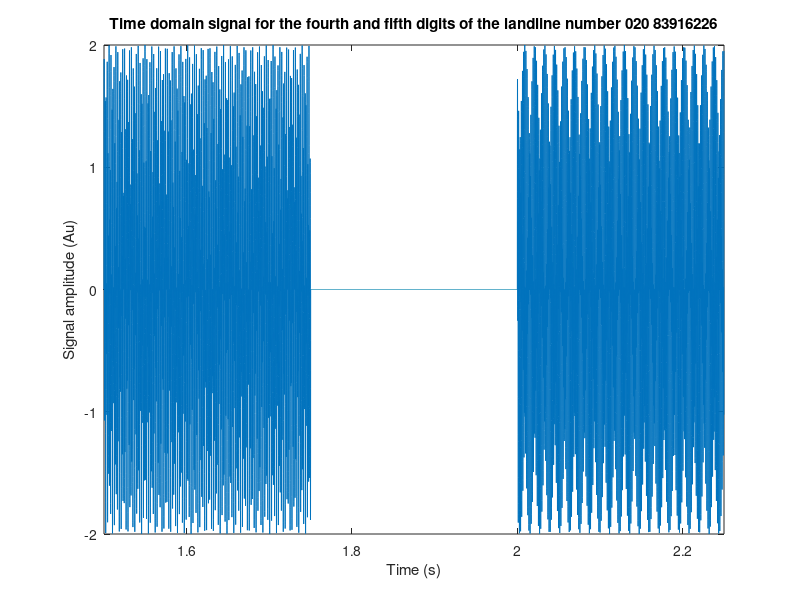

This chart was generated by the following MATLAB code: (Note: this script raises an error after producing the figure.)
clear all
close all
clc

%% landline
% landline = [0 2 0 round(9*rand(1, 8))];
% disp(landline)

landline = [0 2 0 8 3 9 1 6 2 2 6];

%% Part 1
time = 0:1/32768:5.25-1/32768;
y = [];

for i = 1:11
    if(landline(i) >= 7)
        first(i) = 852;
    elseif(landline(i) >= 4)
        first(i) = 770;
    elseif(landline(i) >= 1)
        first(i) = 697;
    else
        first(i) = 941;
    end
    
    if(landline(i) == 1 || landline(i) == 4 || landline(i) == 7)
        second(i) = 1209;
    elseif(landline(i) == 3 || landline(i) == 6 || landline(i) == 9)
        second(i) = 1477;
    else
        second(i) = 1336;
    end
    
    y = [y sin(2*pi*first(i)*time((i-1)*0.5*32768+1 : ((i-1)*2+1)*0.25*32768)) + sin(2*pi*second(i)*time((i-1)*0.5*32768+1 : ((i-1)*2+1)*0.25*32768))];
    if (i ~= 11)
        y = [y 0*time(1 : 0.25*32768)];
    end
    
end

which_number = 4;
which_number = (which_number-1)*2;
figure()
plot(time(which_number*0.25*32768+1 : (which_number+3)*0.25*32768), y(which_number*0.25*32768+1 : (which_number+3)*0.25*32768))
title(sprintf('Time domain signal for the fourth and fifth digits of the landline number %.0f%.0f%.0f %.0f%.0f%.0f%.0f%.0f%.0f%.0f%.0f', landline(1), landline(2), landline(3), landline(4), landline(5), landline(6), landline(7), landline(8), landline(9), landline(10), landline(11)))
ylabel('Signal amplitude (Au)')
xlabel('Time (s)')
xlim([which_number*0.25 (which_number+3)*0.25])

%% Part 2
[s,f] = spectrogram(y, hann(0.25*32768), 0, 0.25*32768, 32768, 'yaxis');

figure()
plot(time, y)
title(sprintf('Time domain signal for the landline number %.0f%.0f%.0f %.0f%.0f%.0f%.0f%.0f%.0f%.0f%.0f', landline(1), landline(2), landline(3), landline(4), landline(5), landline(6), landline(7), landline(8), landline(9), landline(10), landline(11)))
ylabel('Signal amplitude (Au)')
xlabel('Time (s)')
xlim([0 5.25])

figure()
spectrogram(y, hann(0.25*32768), 0, 0.25*32768, 32768, 'yaxis')
title('Spectrogram of the dial tone signal')
ylim([0 2])

figure(), hold on
for i = 1:2:21
    plot(f, abs(s(:, i)))
    xlim([600 1600])
end
title('Frequency spectrum of the dial tone signal')
ylabel('Amplitude (Au')
xlabel('frequency (Hz)')

%% Noise
noise_low = randn(1, 172032);
noise_medium = 10 * randn(1, 172032);
noise_high = 25 * randn(1, 172032);

%% Part 4
show_signals = 0;
show_spectrogram = 1;
show_frequency = 1;

y_low = y + noise_low;
y_medium = y + noise_medium;
y_high = y + noise_high;

s_low = spectrogram(y_low, hann(0.25*32768), 0, 0.25*32768, 32768, 'yaxis');
s_medium = spectrogram(y_medium, hann(0.25*32768), 0, 0.25*32768, 32768, 'yaxis');
s_high = spectrogram(y_high, hann(0.25*32768), 0, 0.25*32768, 32768, 'yaxis');

if (show_signals == 1) % plot the noisy signals
    figure()
    plot(time, y_low)
    title(sprintf('Time domain signal for %.0f%.0f%.0f %.0f%.0f%.0f%.0f%.0f%.0f%.0f%.0f with added noise', landline(1), landline(2), landline(3), landline(4), landline(5), landline(6), landline(7), landline(8), landline(9), landline(10), landline(11)))
    ylabel('Signal amplitude (Au)')
    xlabel('Time (s)')
    xlim([0.23 0.26])

    figure()
    plot(time, y_medium)
    title(sprintf('Time domain signal for %.0f%.0f%.0f %.0f%.0f%.0f%.0f%.0f%.0f%.0f%.0f with added noise', landline(1), landline(2), landline(3), landline(4), landline(5), landline(6), landline(7), landline(8), landline(9), landline(10), landline(11)))
    ylabel('Signal amplitude (Au)')
    xlabel('Time (s)')
    xlim([0.23 0.26])

    figure()
    plot(time, y_high)
    title(sprintf('Time domain signal for %.0f%.0f%.0f %.0f%.0f%.0f%.0f%.0f%.0f%.0f%.0f with added noise', landline(1), landline(2), landline(3), landline(4), landline(5), landline(6), landline(7), landline(8), landline(9), landline(10), landline(11)))
    ylabel('Signal amplitude (Au)')
    xlabel('Time (s)')
    xlim([0.23 0.26])
end

if (show_spectrogram == 1)
    figure()
    spectrogram(y_low, hann(0.25*32768), 0, 0.25*32768, 32768, 'yaxis')
    title('Spectrogram of the dial tone signal with added noise')
    ylim([0 2])

    figure()
    spectrogram(y_medium, hann(0.25*32768), 0, 0.25*32768, 32768, 'yaxis')
    title('Spectrogram of the dial tone signal with added noise')
    ylim([0 2])

    figure()
    spectrogram(y_high, hann(0.25*32768), 0, 0.25*32768, 32768, 'yaxis')
    title('Spectrogram of the dial tone signal with added noise')
    ylim([0 2])
end

if (show_frequency == 1)
    figure(), hold on
    for i = 1:2:21
        plot(f, abs(s_low(:, i)))
        xlim([600 1600])
    end
    title('Frequency spectrum of the dial tone signal with added noise')
    ylabel('Amplitude (Au)')
    xlabel('frequency (Hz)')

    figure(), hold on
    for i = 1:2:21
        plot(f, abs(s_medium(:, i)))
        xlim([600 1600])
    end
    title('Frequency spectrum of the dial tone signal with added noise')
    ylabel('Amplitude (Au)')
    xlabel('frequency (Hz)')

    figure(), hold on
    for i = 1:2:21
        plot(f, abs(s_high(:, i)))
        xlim([600 1600])
    end
    title('Frequency spectrum of the dial tone signal with added noise')
    ylabel('Amplitude (Au)')
    xlabel('frequency (Hz)')
end

